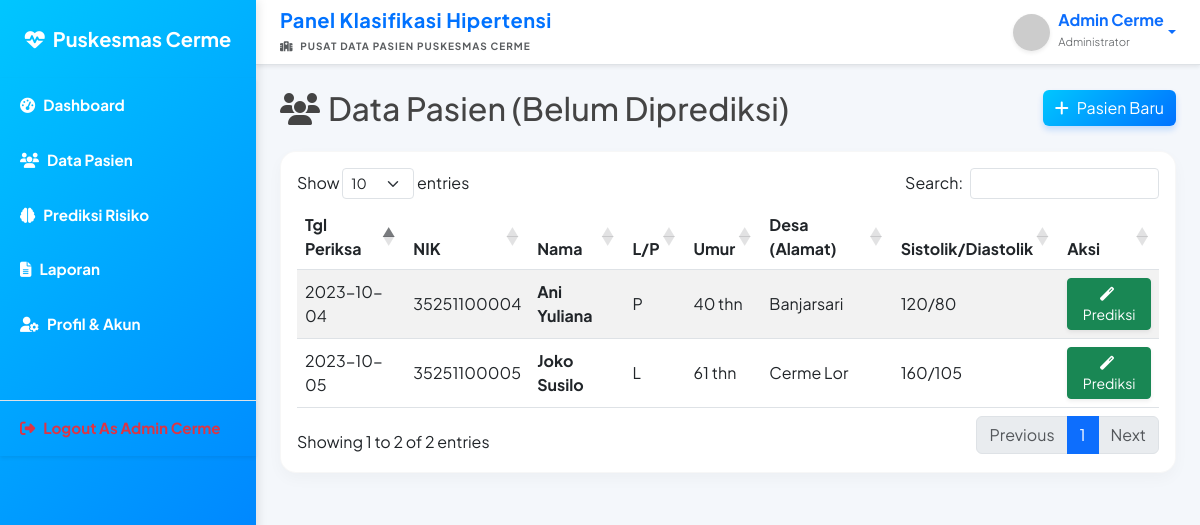
/views/data_pasien.php (signed in), run on the app's committed database.
### tables this page shows
CREATE TABLE atribut_kesehatan (
    id_atribut INT AUTO_INCREMENT PRIMARY KEY,
    id_pasien INT NOT NULL,
    tanggal_pemeriksaan DATE NOT NULL,
    tekanan_sistolik INT NOT NULL,
    tekanan_diastolik INT NOT NULL,
    imt DECIMAL(5,2) NOT NULL,
    merokok ENUM('Ya', 'Tidak') NOT NULL,
    konsumsi_alkohol ENUM('Ya', 'Tidak') NOT NULL,
    kurang_buah_sayur ENUM('Ya', 'Tidak') NOT NULL,
    diabetes ENUM('Ya', 'Tidak') NOT NULL,
    riwayat_hipertensi ENUM('Ya', 'Tidak') NOT NULL,
    FOREIGN KEY (id_pasien) REFERENCES pasien(id_pasien) ON DELETE CASCADE
);

CREATE TABLE pasien (
    id_pasien INT AUTO_INCREMENT PRIMARY KEY,
    nik VARCHAR(20) NOT NULL,
    nama VARCHAR(100) NOT NULL,
    jenis_kelamin ENUM('laki-laki', 'perempuan') NOT NULL,
    tanggal_lahir DATE NOT NULL,
    alamat TEXT NOT NULL,
    no_hp VARCHAR(15) NOT NULL
);

### views/data_pasien.php (the view, shortened to what this page needs)
<?php
require_once '../config/koneksi.php';
$query = "SELECT p.*, ak.*, TIMESTAMPDIFF(YEAR, p.tanggal_lahir, CURDATE()) AS umur
          FROM pasien p
          JOIN atribut_kesehatan ak ON p.id_pasien = ak.id_pasien
          LEFT JOIN hasil_prediksi hp ON ak.id_atribut = hp.id_atribut_kesehatan
          WHERE hp.id_prediksi IS NULL ORDER BY ak.id_atribut DESC";
$pasien = $pdo->query($query)->fetchAll();
include '../includes/header.php';
?>
<div class="d-flex justify-content-between align-items-center mb-4">
    <h2 class="mb-0"><i class="fas fa-users me-2"></i>Data Pasien (Belum Diprediksi)</h2>
    <button class="btn btn-primary bg-medical-blue border-0 shadow" data-bs-toggle="modal" data-bs-target="#tambahModal">
        <i class="fas fa-plus me-2"></i>Pasien Baru
    </button>
</div>
<div class="card shadow-sm border-0">
    <div class="card-body">
        <div class="table-responsive">
            <table id="tablePasien" class="table table-striped table-hover align-middle">
                <thead>
                    <tr>
                        <th>Tgl Periksa</th>
                        <th>NIK</th>
                        <th>Nama</th>
                        <th>L/P</th>
                        <th>Umur</th>
                        <th>Desa (Alamat)</th>
                        <th>Sistolik/Diastolik</th>
                        <th>Aksi</th>
                    </tr>
                </thead>
                <tbody>
                    <?php foreach($pasien as $p): ?>
                    <tr>
                        <td><?= $p['tanggal_pemeriksaan'] ?></td>
                        <td><?= htmlspecialchars($p['nik']) ?></td>
                        <td class="fw-bold"><?= htmlspecialchars($p['nama']) ?></td>
                        <td><?= $p['jenis_kelamin'] == 'laki-laki' ? 'L' : 'P' ?></td>
                        <td><?= $p['umur'] ?> thn</td>
                        <td><?= htmlspecialchars($p['alamat']) ?></td>
                        <td><?= $p['tekanan_sistolik'] ?>/<?= $p['tekanan_diastolik'] ?></td>
                        <td>
                            <a href="prediksi.php?id_atribut=<?= $p['id_atribut'] ?>" class="btn btn-sm btn-success shadow-sm">
                                <i class="fas fa-magic me-1"></i>Prediksi
                            </a>
                        </td>
                    </tr>
                    <?php endforeach; ?>
                </tbody>
            </table>
        </div>
    </div>
</div>
<?php include '../includes/footer.php'; ?>

### assets/css/style.css (style rules this page uses)
:root { --medical-blue-start: #00C6FF; --medical-blue-end: #0072FF; --medical-blue: #0072FF; --medical-blue-hover: #005BB5; --bs-primary: #0072FF; --bs-primary-rgb: 0, 114, 255; --bg-light: #f4f7fb; --text-light: #444; }
body[data-bs-theme="light"] { background-color: var(--bg-light); color: var(--text-light); font-family: 'Plus Jakarta Sans', system-ui, -apple-system, sans-serif !important; }
.bg-medical-blue { background: linear-gradient(135deg, var(--medical-blue-start) 0%, var(--medical-blue-end) 100%) !important; }
.btn-primary { background: linear-gradient(135deg, var(--medical-blue-start), var(--medical-blue-end)) !important; border: none !important; color: #fff !important; box-shadow: 0 4px 6px rgba(0, 114, 255, 0.2) !important; transition: all 0.3s ease !important; }
.card { border-radius: 1rem; border: 1px solid rgba(0,0,0,0.03) !important; box-shadow: 0 6px 15px rgba(0,0,0,0.03) !important; }

### data on the page
atribut_kesehatan: tanggal_pemeriksaan "2023-10-05", id_pasien.nik "35251100005", id_pasien.nama "Joko Susilo", shows "L", umur "61", id_pasien.alamat "Cerme Lor", tekanan_sistolik "160", tekanan_diastolik "105"
atribut_kesehatan: tanggal_pemeriksaan "2023-10-04", id_pasien.nik "35251100004", id_pasien.nama "Ani Yuliana", shows "P", umur "40", id_pasien.alamat "Banjarsari", tekanan_sistolik "120", tekanan_diastolik "80"

### other printed values
$active_name "Admin Cerme"
$active_role "Administrator"
